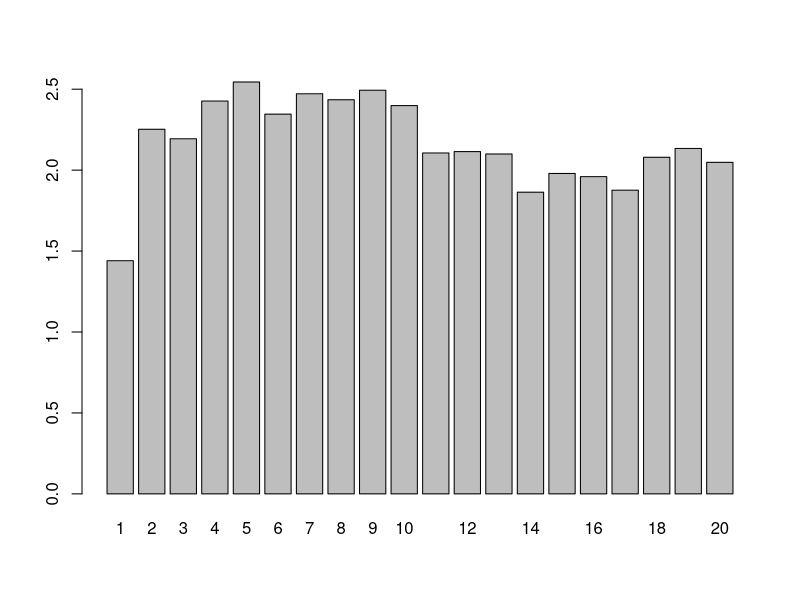
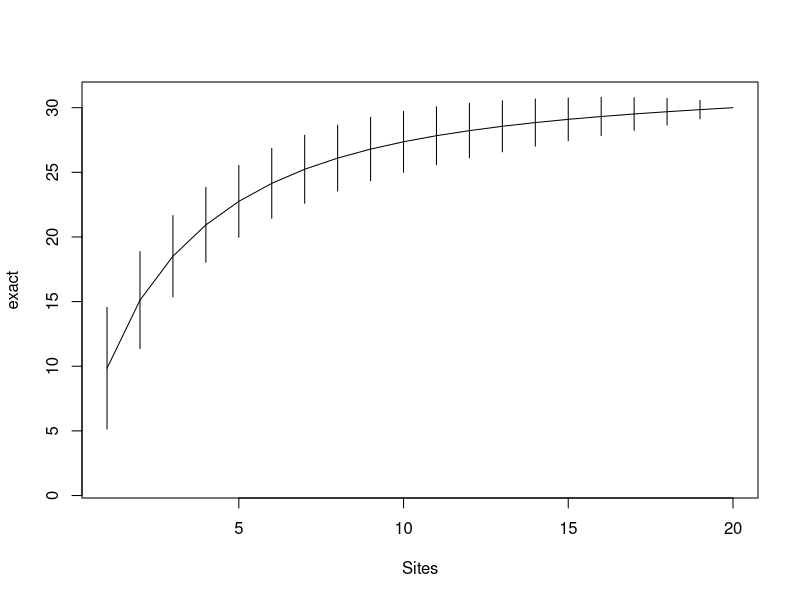
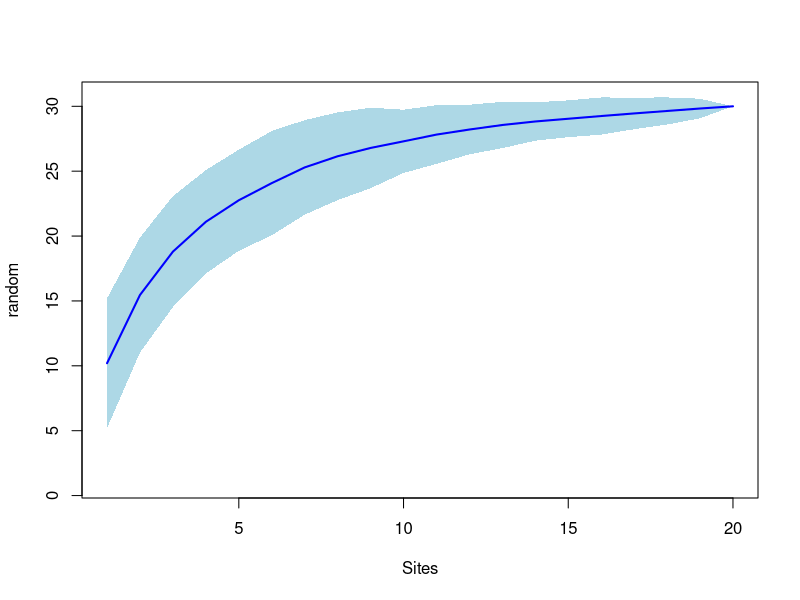
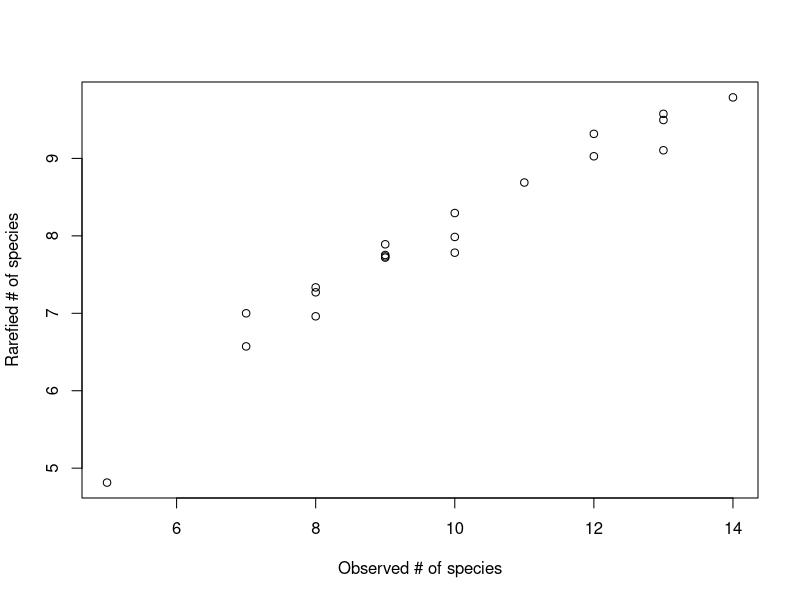
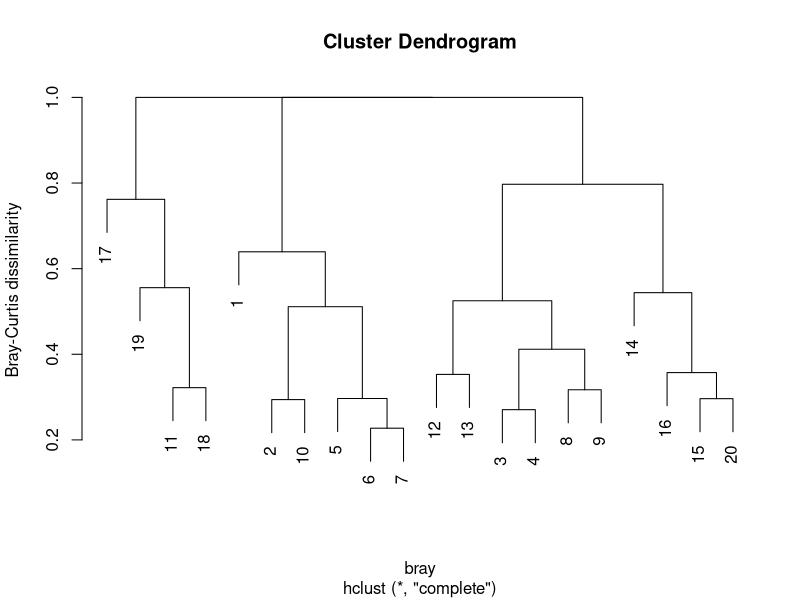
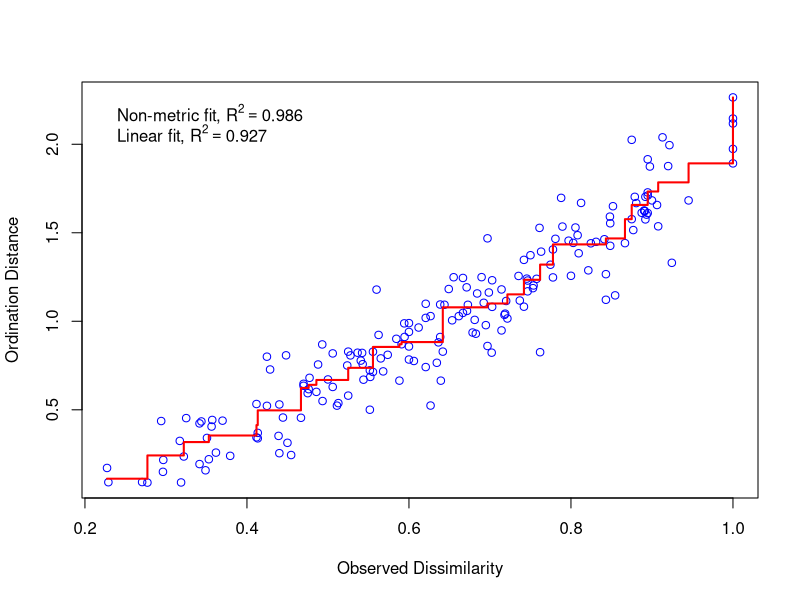
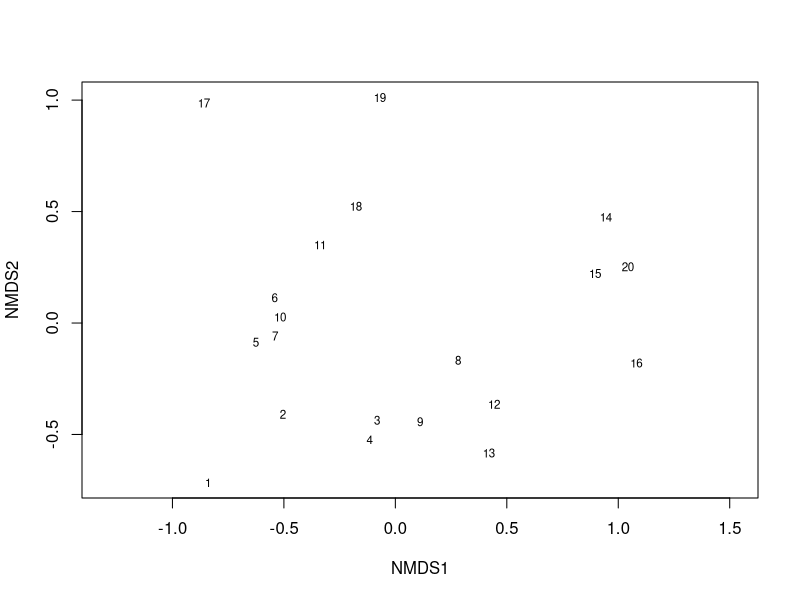
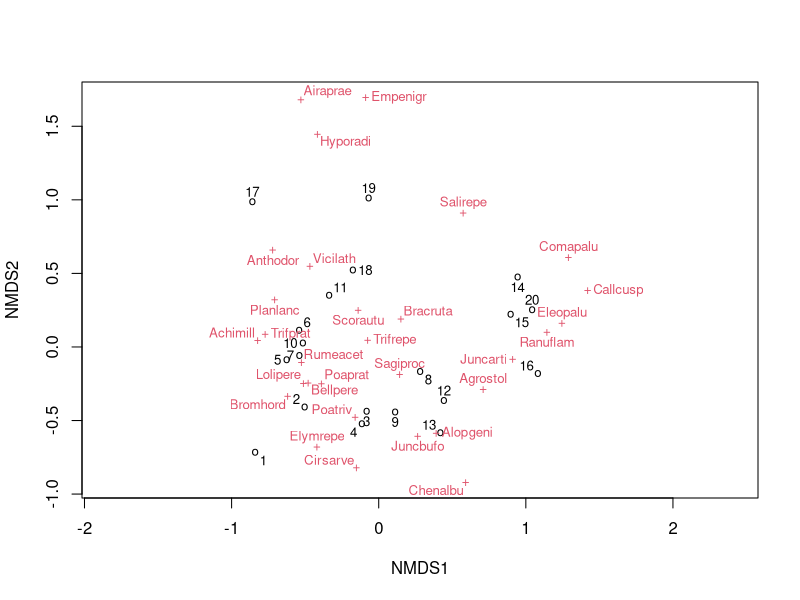

These charts were generated, in order, by the following R code:
# Analysis of biodiversity in R with vegan
# MUN RBar - November 5th, 2018

# see the full tutorial at
# https://gitlab.com/JoMarino/rtutorials/blob/master/vegan_diversity.ipynb  

# preliminaries ----

# install vegan
install.packages("vegan")

# load vegan
library("vegan")

# we will use one of vegan's native data sets 
# load data
data(dune)

# explore interal structure of data
str(dune)

# look at data
View(dune)

# the input data frame for vegan must be structured with the species as column headers and the localities as rows

# diversity indices ----

# calculate number of species
richness <- specnumber(dune)

# calculate Shannon-Wienner diversity index
shannon <- diversity(dune, index = "shannon")
shannon

# calculate inverse Simpson diversity index
inv_simpson <- diversity(dune, 
                         index = "invsimpson")

# look at the help for the diversity function
? diversity

# exercise
# plot Shannon-Wienner index across sites
barplot(shannon)

# similarity indices ----

# calculate Bray-Curtis dissimilarity
bray <- vegdist(dune, 
                method = "bray")
bray

# calculate another version of Jaccard's coefficient
jaccard <- designdist(dune,
                      method = "a/a+b+c",
                      terms = "binary",
                      abcd = TRUE)
jaccard

# calculate percent similarity matrix
percent_similarity <- decostand(dune, 
                                method = "total")

# confirm that the result are relative abundances
# sum percent_similarity across dimension 1 (sites)
apply(percent_similarity, 1, sum)

# species accumulation ----

# get species accumulation data
curve1 <- specaccum(dune)
# plot data
plot(curve1)

# use another method to accumulate species
curve2 <- specaccum(dune,
                    method = "random")
# make a nicer plot
plot(curve2, 
     ci.type = "poly",
     col = "blue",
     lwd = 2,
     ci.lty = 0,
     ci.col = "lightblue")

# rarefaction ----

# first, get the minimum sample size
min <- min(apply(dune,1,sum)) 
min

# get rarefied species data
# the input is the data frame with species abundances
# and the sample size we just calculated
dune_rarefied <- rarefy(dune,
                        min)

# make a plot
richness <- specnumber(dune)
plot(richness, dune_rarefied,
     xlab = "Observed # of species",
     ylab = "Rarefied # of species")


# hierarchical clustering ----

# cluster communities
# input = similarity matrix
dune_bray_clust <- hclust(bray)

plot(dune_bray_clust,
     ylab = "Bray-Curtis dissimilarity")


# non-metric multidimensional scaling -----

# calculate ordination
dune_mds <- metaMDS(dune, dist = "bray")

# calculate fit of model (stress)
dune_mds$stress

# make a plot of stress
stressplot(dune_mds)

# see the result of the ordination for the sites
ordiplot(dune_mds, 
         display = "sites",
         type = "text") 

# plot species and sites
ordipointlabel(dune_mds)

# the result can be improved by adding more data
# load environmental data
data(dune.env)

# look at the structure of the data
str(dune.env)

# make an empty plot
dune_mds_plot <- ordiplot(dune_mds, 
                         type = "none")
# add points according to environmental data
# in this case type of management
points(dune_mds_plot, 
       "sites",
       col = "green",
       pch = 19, # fill circles
       select = dune.env$Management == "BF")
points(dune_mds_plot, 
       "sites",
       col = "blue",
       pch = 19, # fill circles
       select = dune.env$Management == "HF")
points(dune_mds_plot, 
       "sites",
       col = "purple",
       pch = 19, # fill circles
       select = dune.env$Management == "NM")
# add ellipses around sites
ordiellipse(dune_mds, 
            dune.env$Management,
            conf = 0.95)
# add Bray-Curtis cluster dissimilarity to sites
ordicluster(dune_mds, 
            dune_bray_clust,
            col = "black")


# canonical correspondance analysis ----

# calculate ordination according to environmental data
mod <- cca(dune ~ Management, dune.env)

# plot the result       
plot(mod, type = "none",
     scaling = "symmetric")
# add ellipses according to management type
pl <- with(dune.env, ordiellipse(mod, Management, 
                                 scaling = "symmetric", 
                                 kind = "ehull", col = 1:4),
           label = TRUE)
